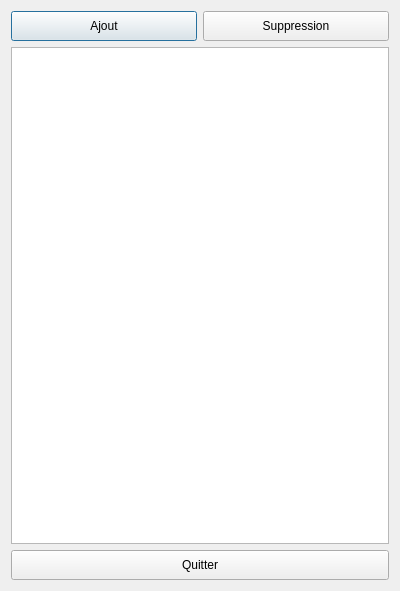
<?xml version="1.0" encoding="UTF-8"?>
<ui version="4.0">
 <class>fichier_visualiseur_form</class>
 <widget class="QDialog" name="fichier_visualiseur_form">
  <property name="geometry">
   <rect>
    <x>0</x>
    <y>0</y>
    <width>400</width>
    <height>591</height>
   </rect>
  </property>
  <property name="windowTitle">
   <string>Geolimi - Fichiers insérés</string>
  </property>
  <layout class="QVBoxLayout" name="verticalLayout">
   <item>
    <layout class="QGridLayout" name="gridLayout">
     <item row="0" column="0">
      <widget class="QPushButton" name="btnAdd">
       <property name="minimumSize">
        <size>
         <width>65</width>
         <height>30</height>
        </size>
       </property>
       <property name="toolTip">
        <string>Ajouter un fichier</string>
       </property>
       <property name="text">
        <string>Ajout</string>
       </property>
       <property name="icon">
        <iconset resource="resourcesGeolimi.qrc">
         <normaloff>:/plugins/geolimi/icons/add.png</normaloff>:/plugins/geolimi/icons/add.png</iconset>
       </property>
      </widget>
     </item>
     <item row="0" column="1">
      <widget class="QPushButton" name="btnDelete">
       <property name="enabled">
        <bool>true</bool>
       </property>
       <property name="minimumSize">
        <size>
         <width>65</width>
         <height>30</height>
        </size>
       </property>
       <property name="toolTip">
        <string>Supprimer le fichier</string>
       </property>
       <property name="text">
        <string>Suppression</string>
       </property>
       <property name="icon">
        <iconset resource="resourcesGeolimi.qrc">
         <normaloff>:/plugins/geolimi/icons/delete.png</normaloff>:/plugins/geolimi/icons/delete.png</iconset>
       </property>
      </widget>
     </item>
     <item row="1" column="0" colspan="2">
      <widget class="QTableView" name="tv_visualiseur_fichier"/>
     </item>
     <item row="2" column="0" colspan="2">
      <widget class="QPushButton" name="btnQuitter">
       <property name="sizePolicy">
        <sizepolicy hsizetype="Expanding" vsizetype="Fixed">
         <horstretch>0</horstretch>
         <verstretch>0</verstretch>
        </sizepolicy>
       </property>
       <property name="minimumSize">
        <size>
         <width>75</width>
         <height>30</height>
        </size>
       </property>
       <property name="toolTip">
        <string>Quitter la fenêtre et valider</string>
       </property>
       <property name="text">
        <string>Quitter</string>
       </property>
       <property name="icon">
        <iconset resource="resourcesGeolimi.qrc">
         <normaloff>:/plugins/geolimi/icons/quit.png</normaloff>:/plugins/geolimi/icons/quit.png</iconset>
       </property>
      </widget>
     </item>
    </layout>
   </item>
  </layout>
 </widget>
 <resources>
  <include location="resourcesGeolimi.qrc"/>
 </resources>
 <connections/>
</ui>
